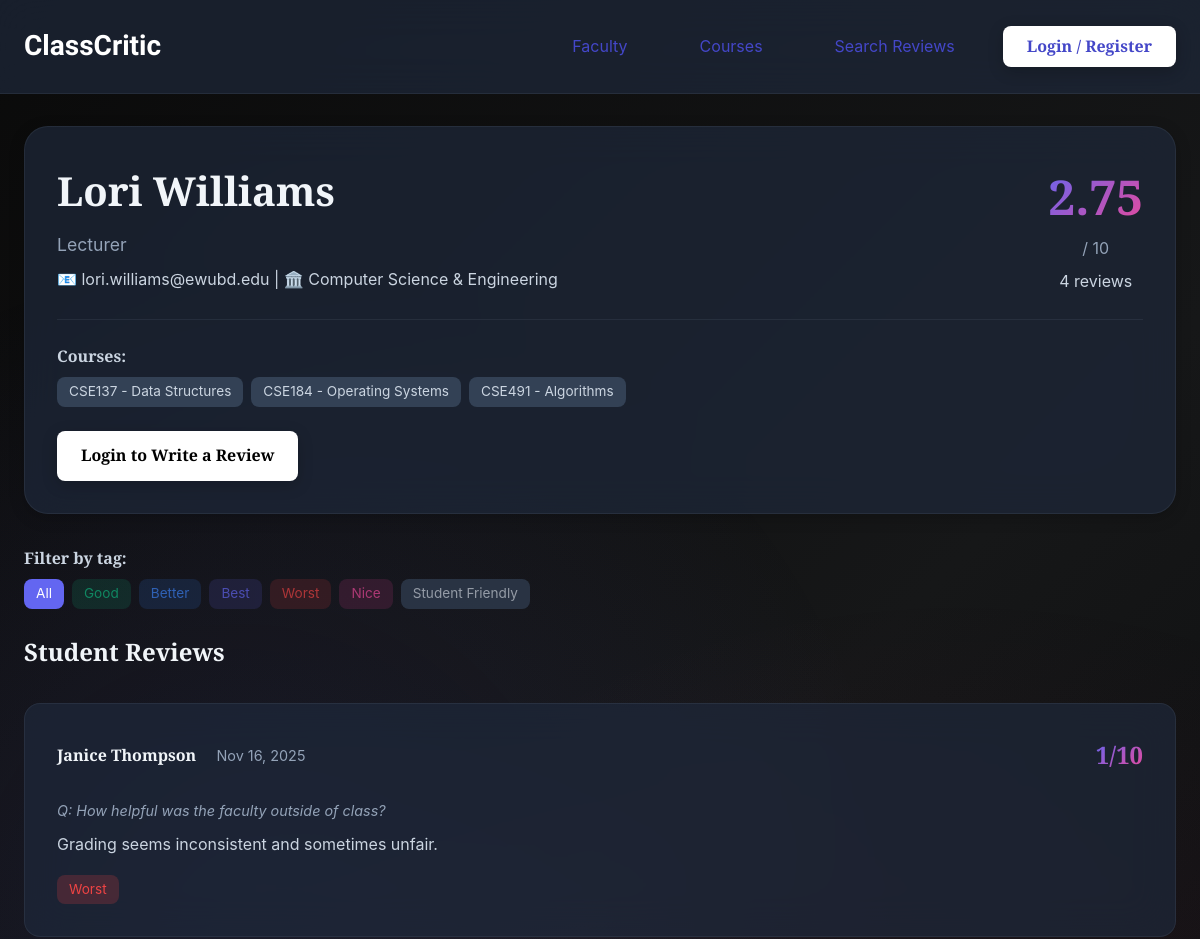
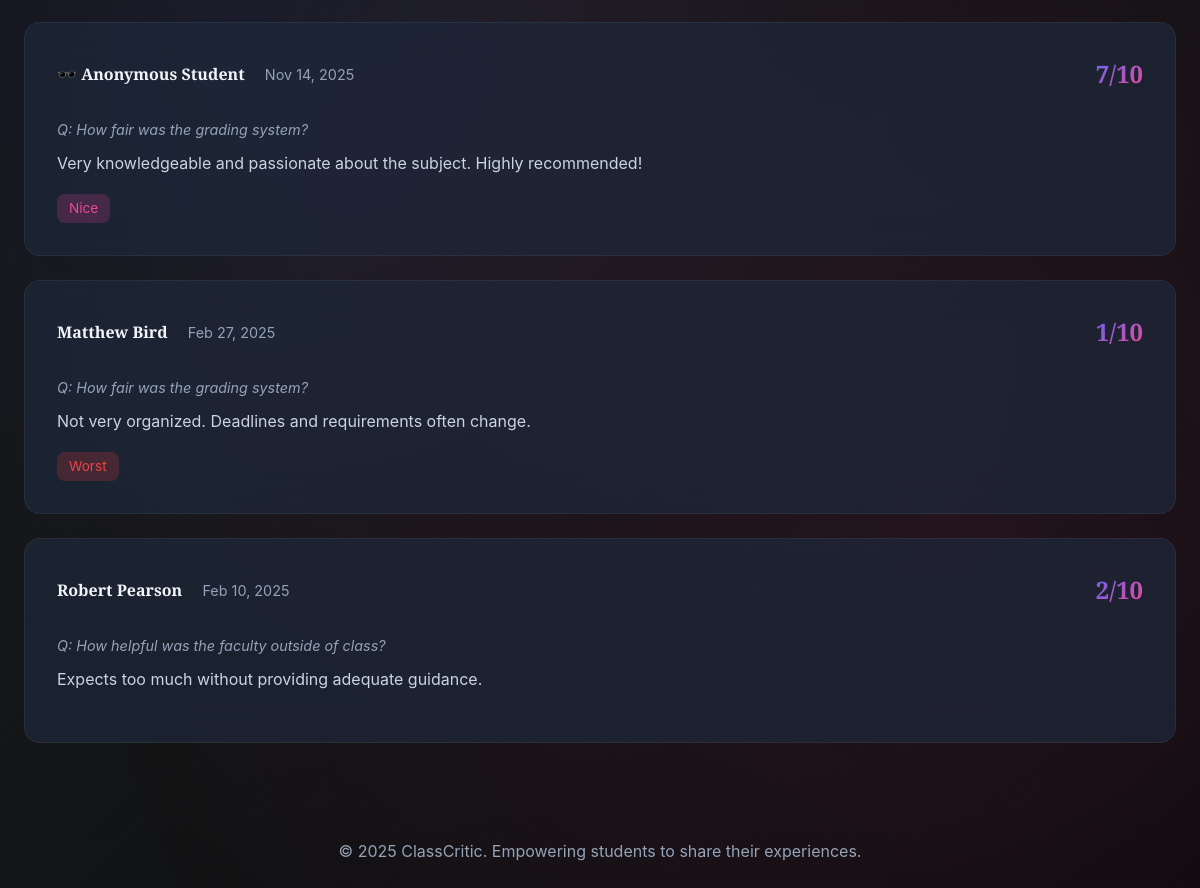
The app's page /faculty/4/ with its own data (2 pictures, top to bottom).
### reviews/models.py (models this page shows, shortened)
class Faculty(models.Model):
    name = models.CharField(max_length=200)
    email = models.EmailField(unique=True)
    designation = models.CharField(max_length=100, blank=True, null=True)
    department = models.ForeignKey(
        Department,
        on_delete=models.CASCADE,
        related_name='faculty_members'
    )
    courses = models.ManyToManyField(Course, related_name='faculty_members', blank=True)
    class Meta:
        ordering = ['name']
        verbose_name_plural = 'Faculty'
    def average_rating(self):
        reviews = self.reviews.all()
        if reviews.exists():
            return round(sum(r.points for r in reviews) / reviews.count(), 2)
        return 0
    def total_reviews(self):
        return self.reviews.count()

class Department(models.Model):
    name = models.CharField(max_length=200, unique=True)
    class Meta:
        ordering = ['name']

class Course(models.Model):
    name = models.CharField(max_length=200)
    code = models.CharField(max_length=20, unique=True)
    department = models.ForeignKey(
        Department,
        on_delete=models.CASCADE,
        related_name='courses'
    )
    class Meta:
        ordering = ['code']

class Review(models.Model):
    TAG_CHOICES = [
        ('Good', 'Good'),
        ('Better', 'Better'),
        ('Best', 'Best'),
        ('Worst', 'Worst'),
        ('Nice', 'Nice'),
        ('Student Friendly', 'Student Friendly'),
    ]
    faculty = models.ForeignKey(
        Faculty,
        on_delete=models.CASCADE,
        related_name='reviews'
    )
    student = models.ForeignKey(
        Student,
        on_delete=models.SET_NULL,
        null=True,
        blank=True,
        related_name='reviews',
        help_text='Student who submitted the review (stored even for anonymous reviews)'
    )
    question = models.ForeignKey(
        Question,
        on_delete=models.SET_NULL,
        null=True,
        blank=True,
        related_name='reviews'
    )
    description = models.TextField(
        help_text='Write your review about the faculty'
    )
    points = models.IntegerField(
        validators=[MinValueValidator(0), MaxValueValidator(10)],
        help_text='Rating from 0 to 10'
    )
    tags = models.JSONField(
        default=list,
        blank=True,
        help_text='Select from predefined tags'
    )
    is_anonymous = models.BooleanField(default=False)
    created_at = models.DateTimeField(auto_now_add=True)
    class Meta:
        ordering = ['-created_at']

class Student(models.Model):
    name = models.CharField(max_length=200)
    student_id = models.EmailField(
        unique=True,
        validators=[validate_student_email],
        help_text='Must be a valid @std.ewubd.edu email address'
    )
    email_verified = models.BooleanField(default=False)
    last_otp = models.CharField(max_length=6, blank=True, null=True)
    otp_created_at = models.DateTimeField(blank=True, null=True)
    class Meta:
        ordering = ['name']

class Question(models.Model):
    text = models.TextField()
    class Meta:
        ordering = ['id']

### reviews/views.py (the view)
# urls.py: path('faculty/<int:faculty_id>/', views.faculty_detail, name='faculty_detail'),
def faculty_detail(request, faculty_id):
    faculty = get_object_or_404(Faculty, id=faculty_id)
    reviews = faculty.reviews.all()
    tag_filter = request.GET.get('tag', '')
    if tag_filter:
        reviews = [r for r in reviews if tag_filter in r.tags]
    context = {
        'faculty': faculty,
        'reviews': reviews,
        'avg_rating': faculty.average_rating(),
        'total_reviews': faculty.total_reviews(),
        'tag_filter': tag_filter,
        'available_tags': [tag[0] for tag in Review.TAG_CHOICES],
    }
    return render(request, 'reviews/faculty_detail.html', context)

### reviews/templates/reviews/faculty_detail.html (shortened to what this page needs)
{% extends 'reviews/base.html' %}
{% block content %}
<div class="container" style="margin-top: 2rem;">
    <div class="card fade-in" style="margin-bottom: 2rem;">
        <div style="display: flex; justify-content: space-between; align-items: start; flex-wrap: wrap; gap: 1rem;">
            <div>
                <h1 style="font-size: 2.5rem; margin-bottom: 0.5rem;">{{ faculty.name }}</h1>
                <p style="color: var(--text-muted); font-size: 1.1rem;">{{ faculty.designation|default:"Faculty Member" }}</p>
                <p style="color: var(--text-secondary); margin-top: 0.5rem;">
                    📧 {{ faculty.email }} | 🏛️ {{ faculty.department.name }}
                </p>
            </div>
            <div style="text-align: center;">
                <div class="rating-value" style="font-size: 3rem;">{{ avg_rating }}</div>
                <div style="color: var(--text-muted);">/ 10</div>
                <div style="color: var(--text-secondary); margin-top: 0.5rem;">
                    {{ total_reviews }} review{{ total_reviews|pluralize }}
                </div>
            </div>
        </div>
        <div style="margin-top: 1.5rem; padding-top: 1.5rem; border-top: 1px solid var(--glass-border);">
            <strong style="color: var(--text-secondary);">Courses:</strong>
            <div class="tags" style="margin-top: 0.5rem;">
                {% for course in faculty.courses.all %}
                <span class="tag">{{ course.code }} - {{ course.name }}</span>
                {% empty %}
                <span style="color: var(--text-muted);">No courses assigned</span>
                {% endfor %}
            </div>
        </div>
        {% if request.session.verified_student_id %}
        <a href="{% url 'submit_review' %}?faculty_id={{ faculty.id }}" class="btn btn-primary" style="margin-top: 1.5rem;">
            ✍️ Write a Review
        </a>
        {% else %}
        <a href="{% url 'register' %}" class="btn btn-primary" style="margin-top: 1.5rem;">
            Login to Write a Review
        </a>
        {% endif %}
    </div>
    {% if reviews %}
    <div style="margin-bottom: 1.5rem;">
        <strong style="color: var(--text-secondary);">Filter by tag:</strong>
        <div class="tags" style="margin-top: 0.5rem;">
            <a href="{% url 'faculty_detail' faculty.id %}" class="tag" style="text-decoration: none; {% if not tag_filter %}background: var(--primary); color: white;{% endif %}">
                All
            </a>
            {% for tag in available_tags %}
            <a href="?tag={{ tag }}" class="tag tag-{{ tag|lower|cut:' ' }}" style="text-decoration: none; {% if tag_filter == tag %}opacity: 1; font-weight: 600;{% else %}opacity: 0.7;{% endif %}">
                {{ tag }}
            </a>
            {% endfor %}
        </div>
    </div>
    {% endif %}
    <h2 style="margin-bottom: 1.5rem; color: var(--text-primary);">Student Reviews</h2>
    <div class="review-list">
        {% for review in reviews %}
        <div class="review-item fade-in">
            <div class="review-header">
                <div>
                    <span class="review-author">
                        {% if review.is_anonymous %}
                        🕶️ Anonymous Student
                        {% else %}
                        {{ review.student.name }}
                        {% endif %}
                    </span>
                    <span class="review-date" style="margin-left: 1rem;">
                        {{ review.created_at|date:"M d, Y" }}
                    </span>
                </div>
                <div class="review-points">{{ review.points }}/10</div>
            </div>
            {% if review.question %}
            <p style="color: var(--text-muted); font-size: 0.9rem; margin-bottom: 0.5rem; font-style: italic;">
                Q: {{ review.question.text }}
            </p>
            {% endif %}
            <p class="review-description">{{ review.description }}</p>
            {% if review.tags %}
            <div class="tags">
                {% for tag in review.tags %}
                <span class="tag tag-{{ tag|lower|cut:' ' }}">{{ tag }}</span>
                {% endfor %}
            </div>
            {% endif %}
        </div>
        {% empty %}
        <div style="text-align: center; padding: 3rem; background: var(--glass-bg); border-radius: var(--radius-md);">
            <p style="color: var(--text-muted); font-size: 1.1rem;">
                No reviews yet. Be the first to review this faculty!
            </p>
        </div>
        {% endfor %}
    </div>
</div>
{% endblock %}

### reviews/templates/reviews/base.html (shortened to what this page needs)
{% load static %}
<!DOCTYPE html>
<html lang="en">
<head>
    <link rel="stylesheet" href="{% static 'reviews/style.css' %}">
</head>
<body>
    <nav>
        <div class="container">
            <div class="nav-content">
                <a href="{% url 'home' %}" class="logo">ClassCritic</a>
                <div class="nav-links">
                    <a href="{% url 'home' %}">Faculty</a>
                    <a href="{% url 'course_list' %}">Courses</a>
                    <a href="{% url 'search_reviews' %}">Search Reviews</a>
                    {% if request.session.verified_student_id %}
                        <a href="{% url 'submit_review' %}">Review Faculty</a>
                        <a href="{% url 'submit_course_review' %}">Review Course</a>
                        <span style="color: var(--text-muted);">Welcome, {{ request.session.student_name }}</span>
                        <a href="{% url 'logout' %}" class="btn btn-secondary">Logout</a>
                    {% else %}
                        <a href="{% url 'register' %}" class="btn btn-primary">Login / Register</a>
                    {% endif %}
                </div>
            </div>
        </div>
    </nav>
    <main>
        {% block content %}{% endblock %}
    </main>
    <footer style="text-align: center; padding: 2rem; color: var(--text-muted); margin-top: 4rem;">
        <p>&copy; 2025 ClassCritic. Empowering students to share their experiences.</p>
    </footer>
</body>
</html>

### reviews/static/reviews/style.css (style rules this page uses)
:root { --primary: #6366f1; --primary-dark: #4f46e5; --secondary: #ec4899; --accent: #8b5cf6; --success: #10b981; --warning: #f59e0b; --danger: #ef4444; --bg-primary: #0f172a; --bg-secondary: #1e293b; --bg-tertiary: #334155; --text-primary: #f1f5f9; --text-secondary: #cbd5e1; --text-muted: #94a3b8; --glass-bg: rgba(30, 41, 59, 0.7); --glass-border: rgba(148, 163, 184, 0.1); --spacing-xs: 0.5rem; --spacing-sm: 1rem; --spacing-md: 1.5rem; --spacing-lg: 2rem; --spacing-xl: 3rem; --radius-sm: 0.5rem; --radius-md: 1rem; --radius-lg: 1.5rem; --shadow-sm: 0 2px 8px rgba(0, 0, 0, 0.1); --shadow-md: 0 4px 16px rgba(0, 0, 0, 0.2); --shadow-lg: 0 8px 32px rgba(0, 0, 0, 0.3); --shadow-glow: 0 0 20px rgba(99, 102, 241, 0.3); }
* { margin: 0; padding: 0; box-sizing: border-box; }
body { font-family: 'Zilla Slab', -apple-system, BlinkMacSystemFont, 'Segoe UI', sans-serif; background: linear-gradient(135deg, #0a0a0a 0%, #161718 50%, #08090a 100%); color: var(--text-primary); line-height: 1.6; min-height: 100vh; overflow-x: hidden; }
body::before { content: ''; position: fixed; top: 0; left: 0; width: 100%; height: 100%; background: radial-gradient(circle at 20% 50%, rgba(99, 102, 241, 0.1) 0%, transparent 50%), radial-gradient(circle at 80% 80%, rgba(236, 72, 153, 0.1) 0%, transparent 50%); pointer-events: none; z-index: -1; }
.container { max-width: 1200px; margin: 0 auto; padding: 0 var(--spacing-md); }
nav { background: var(--glass-bg); backdrop-filter: blur(20px); border-bottom: 1px solid var(--glass-border); padding: var(--spacing-md) 0; position: sticky; top: 0; z-index: 100; }
.nav-content { display: flex; justify-content: space-between; align-items: center; }
.logo { font-family: "Exile"; font-size: 1.75rem; font-weight: 700; background: white; -webkit-background-clip: text; -webkit-text-fill-color: transparent; background-clip: text; }
.nav-links { display: flex; gap: var(--spacing-md); align-items: center; }
.nav-links a { color: rgb(68, 71, 200); text-decoration: none; padding: var(--spacing-xs) var(--spacing-md); border-radius: var(--radius-sm); transition: all 0.3s ease; }
.btn { padding: 0.75rem 1.5rem; border-radius: var(--radius-sm); border: none; font-weight: 600; cursor: pointer; transition: all 0.3s ease; text-decoration: none; display: inline-block; }
.btn-primary { background: white; color: black; box-shadow: var(--shadow-md); }
.card { background: var(--glass-bg); backdrop-filter: blur(20px); border: 1px solid var(--glass-border); border-radius: var(--radius-lg); padding: var(--spacing-lg); box-shadow: var(--shadow-md); transition: all 0.3s ease; }
.rating-value { font-size: 2rem; font-weight: 700; background: linear-gradient(135deg, var(--primary), var(--secondary)); -webkit-background-clip: text; -webkit-text-fill-color: transparent; background-clip: text; }
.tags { display: flex; flex-wrap: wrap; gap: var(--spacing-xs); margin-top: var(--spacing-sm); }
.tag { padding: 0.25rem 0.75rem; background: var(--bg-tertiary); border-radius: var(--radius-sm); font-size: 0.85rem; color: var(--text-secondary); }
.tag-good { background: rgba(16, 185, 129, 0.2); color: var(--success); }
.tag-better { background: rgba(59, 130, 246, 0.2); color: #3b82f6; }
.tag-best { background: rgba(99, 102, 241, 0.2); color: var(--primary); }
.tag-worst { background: rgba(239, 68, 68, 0.2); color: var(--danger); }
.tag-nice { background: rgba(236, 72, 153, 0.2); color: var(--secondary); }
.review-list { margin-top: var(--spacing-lg); }
.review-item { background: var(--glass-bg); backdrop-filter: blur(20px); border: 1px solid var(--glass-border); border-radius: var(--radius-md); padding: var(--spacing-lg); margin-bottom: var(--spacing-md); }
.review-header { display: flex; justify-content: space-between; align-items: center; margin-bottom: var(--spacing-md); }
.review-author { font-weight: 600; color: var(--text-primary); }
.review-date { color: var(--text-muted); font-size: 0.9rem; }
.review-points { font-size: 1.5rem; font-weight: 700; background: linear-gradient(135deg, var(--primary), var(--secondary)); -webkit-background-clip: text; -webkit-text-fill-color: transparent; background-clip: text; }
.review-description { color: var(--text-secondary); line-height: 1.8; margin-bottom: var(--spacing-sm); }
.fade-in { animation: fadeIn 0.6s ease-out; }

### records on screen
Faculty: name "Lori Williams", designation "Lecturer", email "lori.williams@ewubd.edu", department.name "Computer Science & Engineering"
Course: code "CSE137", name "Data Structures"
Course: code "CSE184", name "Operating Systems"
Course: code "CSE491", name "Algorithms"
Review: student.name "Janice Thompson", created_at "Nov 16, 2025", points "1", question.text "How helpful was the faculty outside of class?", description "Grading seems inconsistent and sometimes unfair.", tags "Worst"
Review: is_anonymous "🕶️ Anonymous Student", created_at "Nov 14, 2025", points "7", question.text "How fair was the grading system?", description "Very knowledgeable and passionate about the subject. Highly recommended!", tags "Nice"
Review: student.name "Matthew Bird", created_at "Feb 27, 2025", points "1", question.text "How fair was the grading system?", description "Not very organized. Deadlines and requirements often change.", tags "Worst"
Review: student.name "Robert Pearson", created_at "Feb 10, 2025", points "2", question.text "How helpful was the faculty outside of class?", description "Expects too much without providing adequate guidance."

### other values on screen
{{ avg_rating }} "2.75"
{{ total_reviews }} "4"
{{ tag }} "Good" "Better" "Best" "Worst" "Nice" "Student Friendly"
